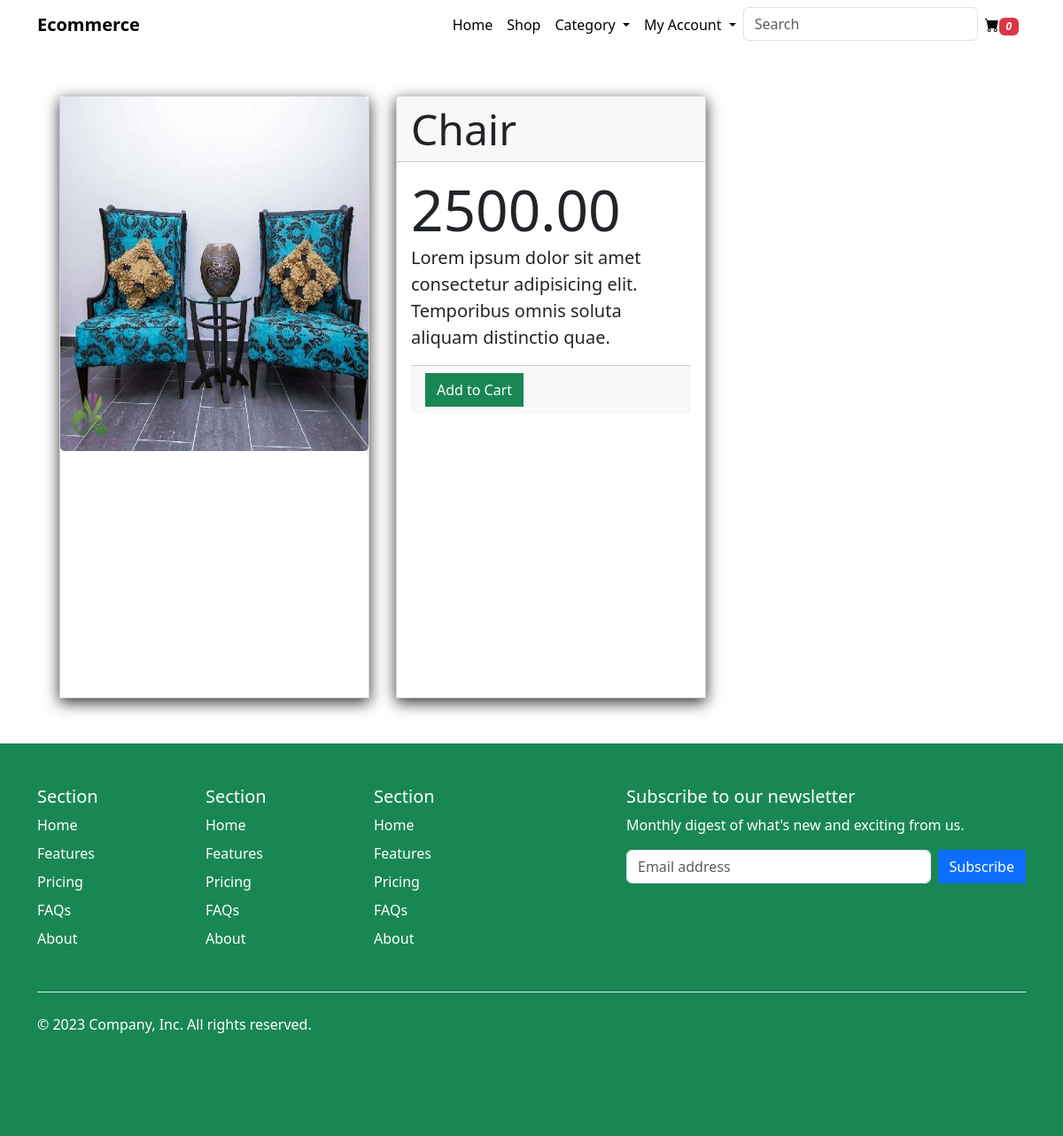
/product/1/, run on the app's committed database.
### stores/models.py (models this page shows, shortened)
class Product(models.Model):
  title = models.CharField(max_length=255)
  description = models.TextField()
  price = models.DecimalField(max_digits=9, decimal_places=2)
  inventory = models.PositiveIntegerField()
  image = models.ImageField(upload_to='product',null=True)
  category=models.ForeignKey(Category,on_delete=models.CASCADE)
  featured = models.BooleanField(default=False)
  created_at = models.DateField(auto_now_add=True)

### stores/views.py (the view)
# urls.py: path('product/<str:id>/',views.product,name='product'),
def product(request,id):
    product=Product.objects.get(id=id)
    context= {
        'product':product
    }
    return render (request,'stores/product.html',context)

### stores/context_processors.py (called while the page is built)
def categorys(request):
    cats = Category.objects.filter()
    return{
        'catloops':cats
    }

def allcart(request):
    if request.session.get('cart_id',None):
        cart = CartItem.objects.filter()
        total = cart.count()
    elif request.user:
        cart = CartItem.objects.filter()
        total = cart.count()
    return {
        'carts':total
    }

### templates/stores/product.html (shortened to what this page needs)
{% extends "base.html" %}
{% block content %}
   <section id="product">
     <div class="container my-3">
    <div class="row">
      {% if  product %}
         <div class="col-md-4">
           <div class="card">
           <img src="{{product.image.url}}"  height="400" alt="{{product.title}}" class="card-img">
           </div>
         </div>
         <div class="col-md-4">
            <div class="card">
              <div class="card-header display-5 "> {{product.title}}  </div>
               <div class="card-body " >
                 <div class="display-3"> {{product.price}} </div>
                 <p class="lead"> {{product.description}}  </p>
                 <div class="card-footer">
                  <a href="{% url 'addtocart' item.id  %}" class="btn btn-success">Add to Cart</a>
                 </div>
               </div>
            </div>
         </div>
      {% else %}
        <p class="lead bg-danger text-white">No product of this selected item available</p>
      {% endif %}
    </div>
   </div>
   </section>
{% endblock content %}

### templates/base.html (style rules this page uses)
.btn { border-radius: 0 !important; }
.card { border-radius: 0 !important; }
#product .card { width: 350px; margin: 10% 7%; box-shadow: 0 .3rem 1rem rgba(0, 0, 0, .8); border-radius: 20px; height: 85vh; }

### data on the page
Product: image (picture), title "Chair", price "2500.00", description "Lorem ipsum dolor sit amet consectetur adipisicing elit. Temporibus omnis soluta aliquam distinctio quae."

### other printed values
{{ carts }} "0"
